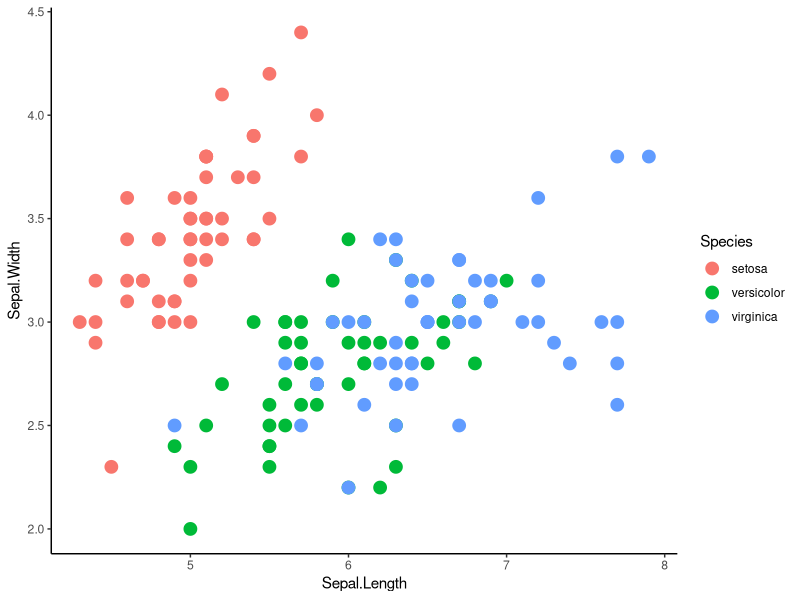

The R source for this figure:
#use built in iris dataset
#take a look at it 
head(iris)
#load in some tidyverse packages
library(dplyr)
library(ggplot2)

#####################################
##### Part 1: for loops         #####
#####################################

#Using only data for iris versicolor
#write a for loop
#that produces a regression table
#for each of the following relationships
#1. iris  sepal length x width
#2. iris  petal length x width
#3. iris sepal length x petal length
versiColor <- iris[iris$Species == 'versicolor',]

x <- c('Sepal.Length', 'Petal.Length', 'Sepal.Length')
y <- c('Sepal.Width', 'Petal.Width', 'Petal.Length')

lm.out <- list()

for (i in 1 : 3) {
  lm.out[[i]] <- lm(versiColor[,y[i]]~ versiColor[, x[i]])
}


#####################################
##### Part 2: data in dplyr     #####
#####################################

#use dplyr to join data of maximum height
#to a new iris data frame
height <- data.frame(Species = c("virginica","setosa","versicolor"),
					Height.cm = c(60,100,11.8))

# iris left
# height right

iris2 <- left_join(iris, height, by='Species')

#####################################
##### Part 3: plots in ggplot2  #####
#####################################
#look at base R scatter plot
#plot(iris$Sepal.Length,iris$Sepal.Width)

#3a. now make the same plot in ggplot
ggplot(data = iris, aes(Sepal.Length, Sepal.Width, color=Species)) + 
  geom_point(size=4) +
  theme_classic()
  

#3b. make a scatter plot with ggplot and get rid of  busy grid lines


#3c.make a scatter plot with ggplot and get rid of grid lines
#and show species by color increasing the point size

#####################################
##### Question: how did         #####
##### arguments differ between  #####
##### plot and ggplot?          #####
#####################################		